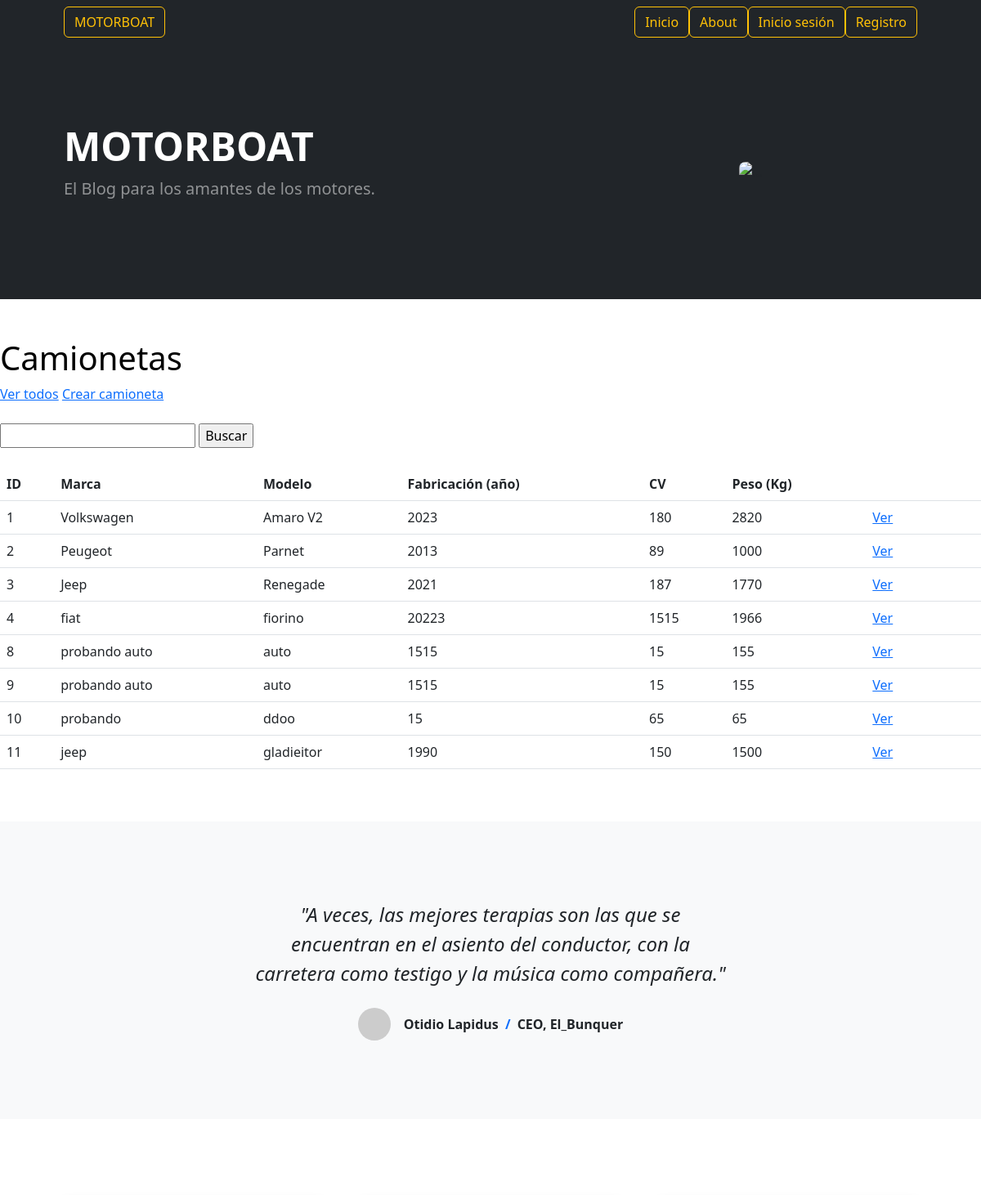
Page /vehiculos/camionetas/ (upper part) on the earlier database version.
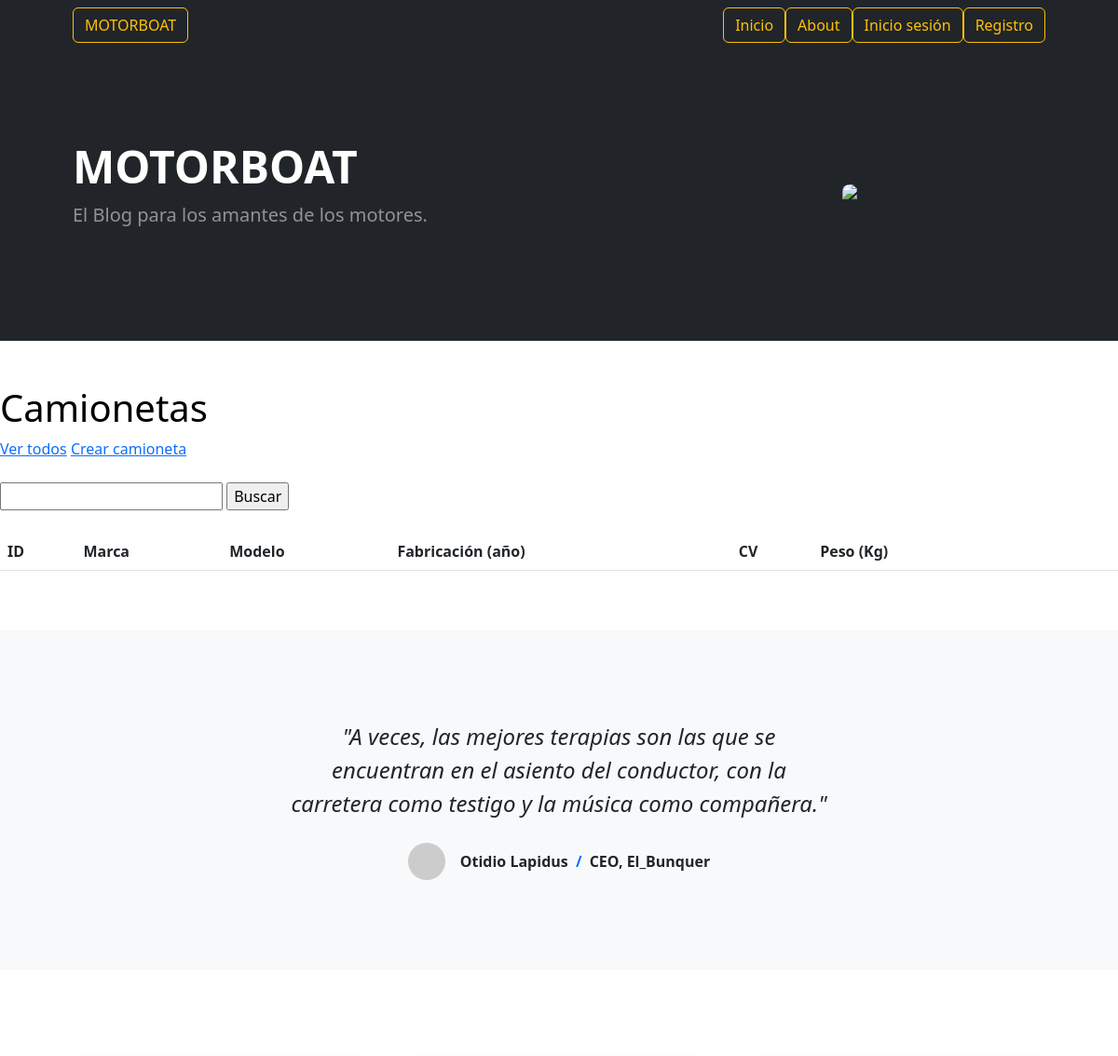
Same page on the later database version.
### app_vehiculos/models.py (models this page shows, shortened)
class Camioneta(models.Model):
    marca = models.CharField(max_length=256)
    modelo = models.CharField(max_length=256)
    fabricacion = models.IntegerField()
    cv= models.IntegerField(blank=True)
    peso = models.IntegerField(blank=True)
    creador = models.ForeignKey(User, on_delete=models.SET_NULL, null=True)

### app_vehiculos/views.py (the view)
# urls.py: path('camionetas/', listar_camioneta, name="listar_camionetas"),
def listar_camioneta(request):
    contexto = {
        "vehiculos": Camioneta.objects.all()
    }
    http_response = render(
        request=request,
        template_name='app_vehiculos/listar_camioneta.html',
        context=contexto,
    )
    return http_response

### app_vehiculos/templates/app_vehiculos/listar_camioneta.html (shortened to what this page needs)
{% extends "base.html" %}
{% block contenido %}
<h1 style="color:black;">
  Camionetas
</h1>
<a href="{% url 'listar_camionetas' %}">Ver todos</a>
<a href="{% url 'crear_camioneta' %}">Crear camioneta</a>
<br><br>
<form action="{% url 'buscar_camionetas' %}" method="post">
  <input type="text" name="busqueda">
  <input type="submit" value="Buscar">
</form>
<br>
<table class="table">
  <thead>
    <tr>
      <th>ID</th>
      <th>Marca</th>
      <th>Modelo</th>
      <th>Fabricación (año)</th>
      <th>CV</th>
      <th>Peso (Kg)</th>
      <th></th>
      <th></th>
      <th></th>
    </tr>
  </thead>
  <tbody>
    {% for vehiculo in vehiculos %}
    <tr>
      <td>{{ vehiculo.id }}</td>
      <td>{{ vehiculo.marca }}</td>
      <td>{{ vehiculo.modelo }}</td>
      <td>{{ vehiculo.fabricacion }}</td>
      <td>{{ vehiculo.cv }}</td>
      <td>{{ vehiculo.peso }}</td>
      <td>
        <a href="{% url 'ver_camioneta' vehiculo.id %}">Ver</a>
      </td>
      <td>
      </td>
      <td>
      </td>
    </tr>
    {% endfor %}
  </tbody>
</table>
{% endblock contenido %}

Differences in the rows shown:
removed Camioneta: id "1", marca "Volkswagen", modelo "Amaro V2", fabricacion "2023", cv "180", peso "2820"
removed Camioneta: id "2", marca "Peugeot", modelo "Parnet", fabricacion "2013", cv "89", peso "1000"
removed Camioneta: id "3", marca "Jeep", modelo "Renegade", fabricacion "2021", cv "187", peso "1770"
removed Camioneta: id "4", marca "fiat", modelo "fiorino", fabricacion "20223", cv "1515", peso "1966"
removed Camioneta: id "8", marca "probando auto", modelo "auto", fabricacion "1515", cv "15", peso "155"
removed Camioneta: id "9", marca "probando auto", modelo "auto", fabricacion "1515", cv "15", peso "155"
removed Camioneta: id "10", marca "probando", modelo "ddoo", fabricacion "15", cv "65", peso "65"
removed Camioneta: id "11", marca "jeep", modelo "gladieitor", fabricacion "1990", cv "150", peso "1500"
